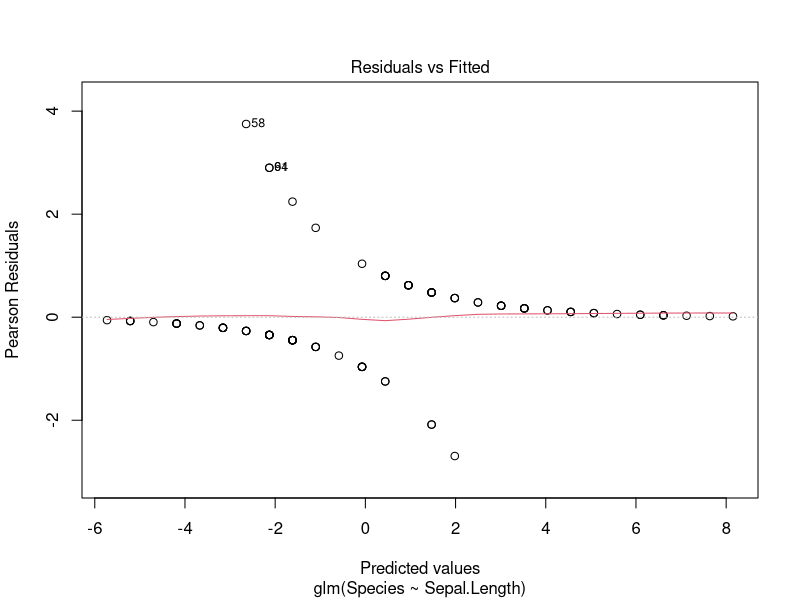
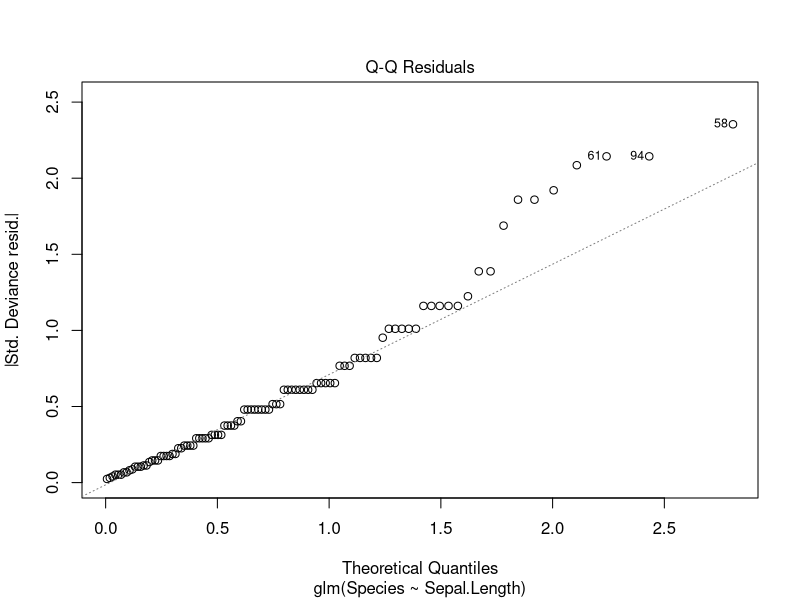
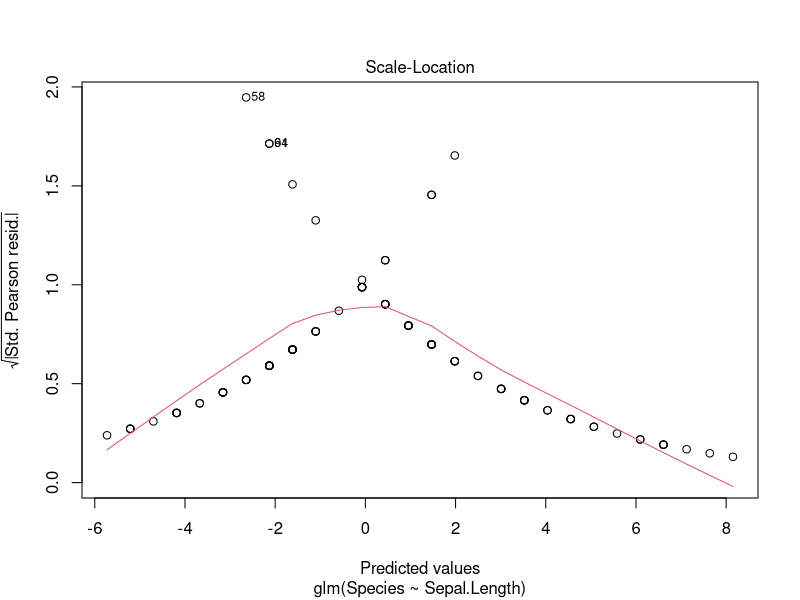
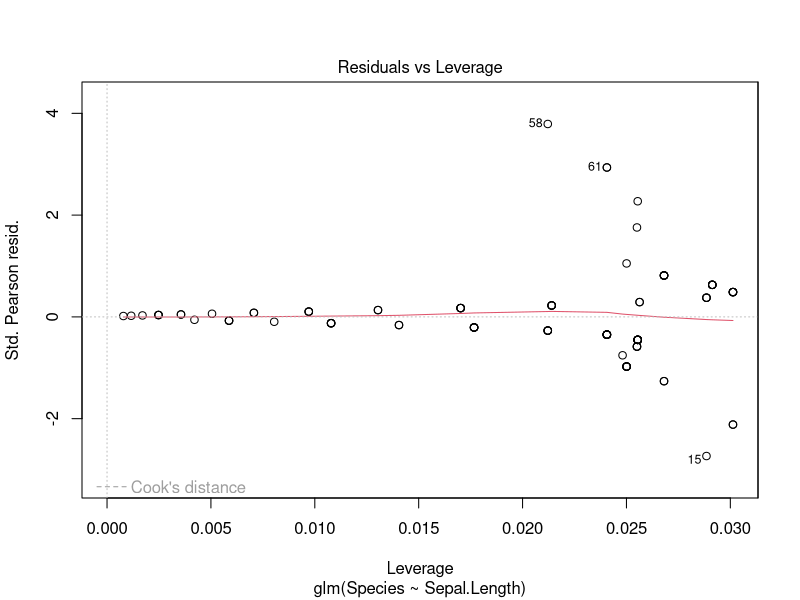
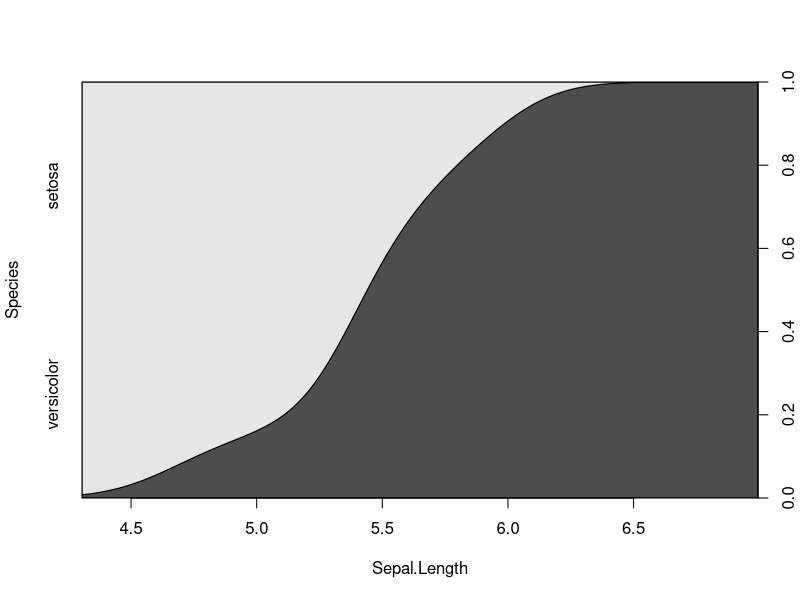
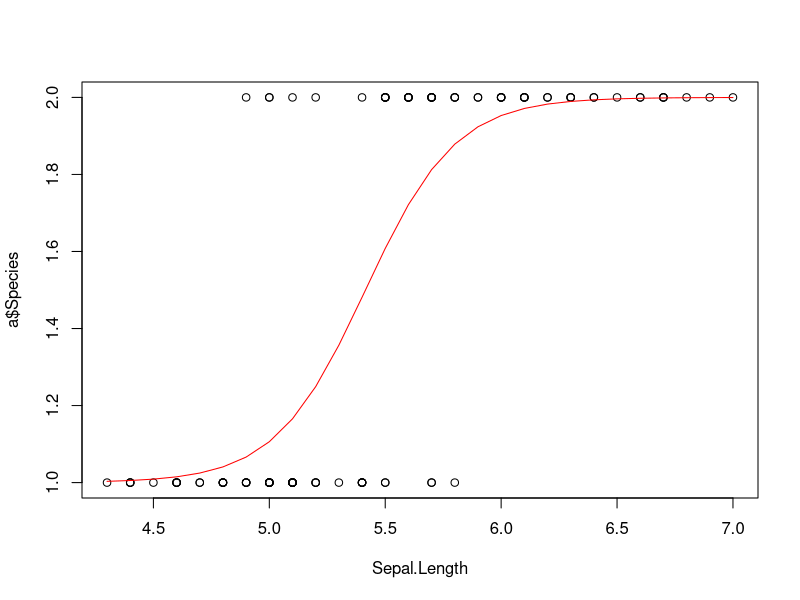

Here is the R script that generated these plots, in order:
## 분류 분석 
## 1.로지스틱 회귀분석

data(iris)

a <- subset(iris, Species == "setosa" | Species == "versicolor" ) ## Y 값을 두개만 남기기

a$Species <- factor(a$Species)

str(a)

# 로지스틱 회귀분석 수행

b <- glm(Species~Sepal.Length, data = a ,family = binomial)
summary(b)

plot(b)

coef(b)
exp(coef(b)["Sepal.Length"]) ## Versicolor일 오즈가 exp(5.140) 값은 약 170배 증가

confint(b, parm = "Sepal.Length") # Confidence Intervals for Model Parameters : 신뢰구간

exp(confint(b, parm = "Sepal.Length"))

fitted(b)[c(1:5,96:100)] # 적합 결과 확인

predict(b, newdata = a[c(1, 50, 51, 100),], type = "response")

cdplot(Species~Sepal.Length, data=a) # Conditional Density Plots : 조건 부 플롯

plot(a$Sepal.Length, a$Species, xlab="Sepal.Length")
x = seq(min(a$Sepal.Length), max(a$Sepal.Length),0.1)
lines(x, 1+(1/(1+(1/exp(-27.8315 + 5.140*x)))), type="l", col="red")

# 예제 2. 다중 로지스틱 회귀, 생산 자동차
attach(mtcars)
str(mtcars)

glm.vs <- glm(vs~mpg+am, data = mtcars, family = binomial)

summary(glm.vs)

# 예측변수가 여러개일때 변수선택법 적용
step.vs <- step(glm.vs, direction = "backward")
summary(step.vs)

ls(glm.vs) # glm 이 가진 값
str(glm.vs) # glm 이 가진 값

#모델 적합도 , 변수 추가 단계별로 이탈도의 감소량과 유의성 검정결과 제시
anova(glm.vs, test = "Chisq")

1 - pchisq(18.327 ,1)
1 - pchisq(4.887 ,1)

































